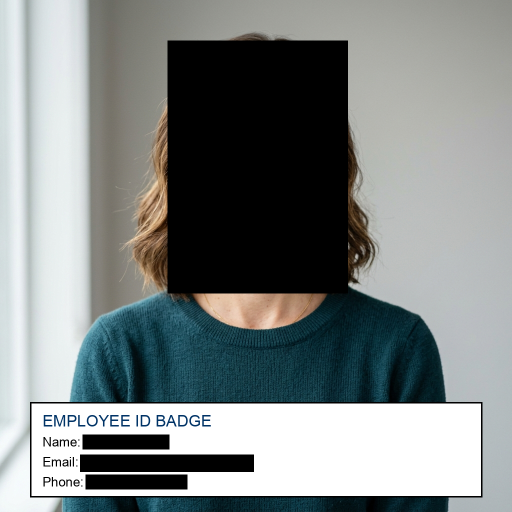
#> input picture face_with_pii_blackbox.png, 1024 x 1024 px (shown at 1/2 size)
$ python -i ocr.py   (imports and definitions only)
#> lines starting #> are read from the running program, lines starting #| are printed output that depends on the picture
#> further down, picture is the input picture: PIL image 1024x1024 RGB; mean R, G, B 128.1, 134.1, 133.7
"""
OCR module — responsible ONLY for extracting text from images via Tesseract.

Privacy guarantee: raw OCR output is NEVER logged.

Preprocessing strategy (multi-variant):
    Dark-background screenshots (e.g. YouTube Studio, VS Code dark theme) produce
    garbled OCR because Tesseract expects dark text on a light background.  This
    module generates several preprocessed variants of each image and picks the one
    that produces the highest-quality OCR result using an objective heuristic
    (ratio of recognisable word-like tokens), without ever logging the text itself.
"""

from __future__ import annotations

import logging
import os
import shutil
from dataclasses import dataclass, field
from typing import List, Tuple

from PIL import Image, ImageEnhance, ImageFilter, ImageOps
import pytesseract

logger = logging.getLogger(__name__)


# ---------------------------------------------------------------------------
# Public OCR Data Structures
# ---------------------------------------------------------------------------

@dataclass
class OCRWord:
    """Bounding box and line location of an OCR word with character offsets."""
    text: str
    left: int
    top: int
    width: int
    height: int
    line_num: int
    block_num: int = 0
    start: int = 0
    end: int = 0


@dataclass
class OCRResult:
    """Structured OCR result containing full text and word-level bounding boxes."""
    text: str
    words: List[OCRWord] = field(default_factory=list)


# ---------------------------------------------------------------------------
# Tesseract binary auto-discovery (Windows fallback)
# ---------------------------------------------------------------------------

# [13 lines not run here, left out]


# ---------------------------------------------------------------------------
# Internal helpers — image analysis
# ---------------------------------------------------------------------------

# [23 lines left out: function _is_dark_background, not called in this run]


# ---------------------------------------------------------------------------
# Internal helpers — image transforms
# ---------------------------------------------------------------------------

def _to_rgb(image: Image.Image) -> Image.Image:
    """Normalise any image mode to RGB (handles L, RGBA, P, CMYK …)."""
    if image.mode != "RGB":
        image = image.convert("RGB")
    return image


def _to_grayscale(image: Image.Image) -> Image.Image:
    """Convert to grayscale (mode L)."""
    return image.convert("L")
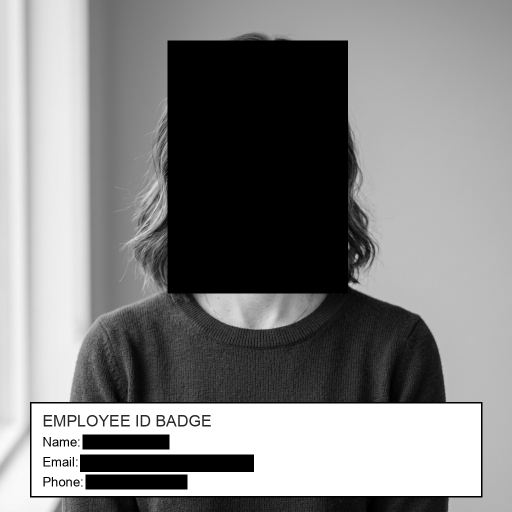
#> returned value: PIL image 1024x1024 L (shown at 1/2 size); min 0, max 255, mean 132.2
#> in _build_variants, `v1 = ImageOps.invert(v0.copy())`:
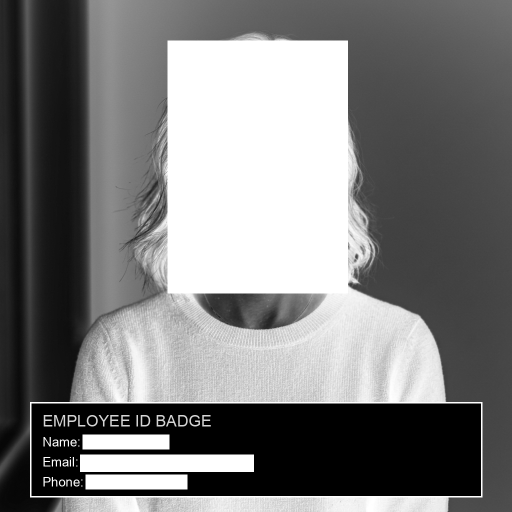
#> v1: PIL image 1024x1024 L (shown at 1/2 size); min 0, max 255, mean 122.8


def _smart_upscale(image: Image.Image, min_long_edge: int = 1500) -> Image.Image:
    """
    Upscale so the *long edge* is at least *min_long_edge* pixels.

    Using the long edge (rather than width only) correctly handles portrait
    screenshots and square crops.  LANCZOS gives the sharpest upscale.
    """
#> called with min_long_edge = 1500
    w, h = image.size
#> w = 1024; h = 1024
    long_edge = max(w, h)
#> long_edge = 1024
    if long_edge < min_long_edge:
        scale = min_long_edge / long_edge
#> scale = 1.46
        new_size = (int(w * scale), int(h * scale))
#> new_size = (1500, 1500)
        image = image.resize(new_size, Image.LANCZOS)
        logger.debug(
            "Upscaled image from %dx%d to %dx%d (long-edge rule)",
            w, h, *new_size,
        )
    return image


# [13 lines left out: function _upscale_if_small, not called in this run]


def _enhance_contrast(image: Image.Image, factor: float = 1.5) -> Image.Image:
    """Boost contrast to help OCR separate text from background."""
#> called with factor = 1.5
    enhancer = ImageEnhance.Contrast(image)
    return enhancer.enhance(factor)
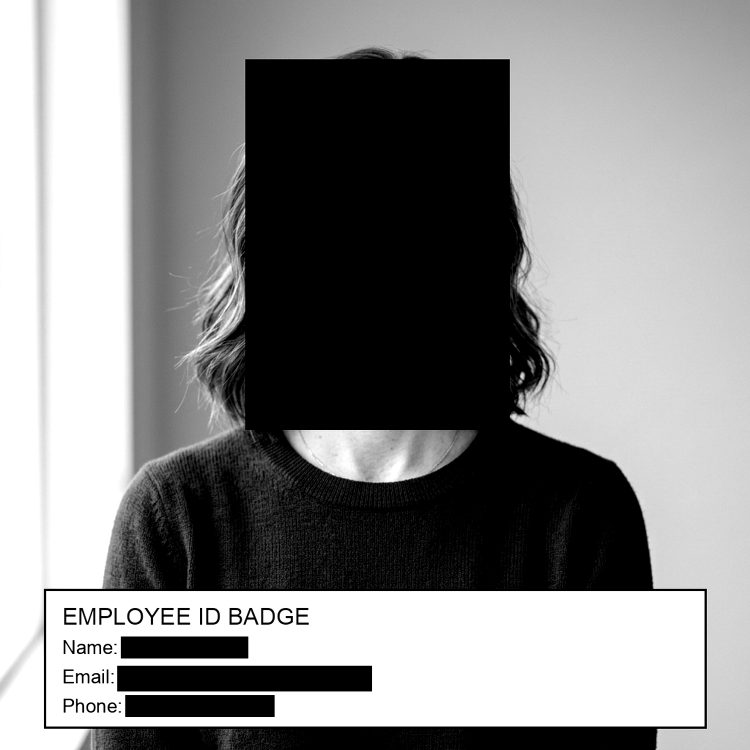
#> returned value: PIL image 1500x1500 L (shown at 1/2 size); min 0, max 255, mean 136.8


def _sharpen(image: Image.Image) -> Image.Image:
    """Apply a mild sharpening filter."""
    return image.filter(ImageFilter.SHARPEN)


# ---------------------------------------------------------------------------
# preprocess_image — public single-image pipeline (used by tests & fallback)
# ---------------------------------------------------------------------------

# [24 lines left out: function preprocess_image, not called in this run]


# ---------------------------------------------------------------------------
# Multi-variant candidate generation
# ---------------------------------------------------------------------------

def _build_variants(image: Image.Image) -> List[Image.Image]:
    """
    Return up to 4 preprocessed grayscale candidates.

    Variant 0 — plain grayscale (good for clean light-background images)
    Variant 1 — grayscale + invert (good for dark-background / UI screenshots)
    Variant 2 — upscaled + contrast (good for small / low-res images)
    Variant 3 — upscaled + invert + contrast (dark + small combined)
    """
    rgb = _to_rgb(image)

    v0 = _to_grayscale(rgb)
    v1 = ImageOps.invert(v0.copy())

    v2_base = _smart_upscale(_to_grayscale(rgb.copy()))
    v2 = _sharpen(_enhance_contrast(v2_base.copy(), factor=1.5))
    v3 = _sharpen(_enhance_contrast(ImageOps.invert(v2_base.copy()), factor=1.5))
#> call 2 of _enhance_contrast, with factor = 1.5
#> in _enhance_contrast (call 2), `return enhancer.enhance(factor)`:
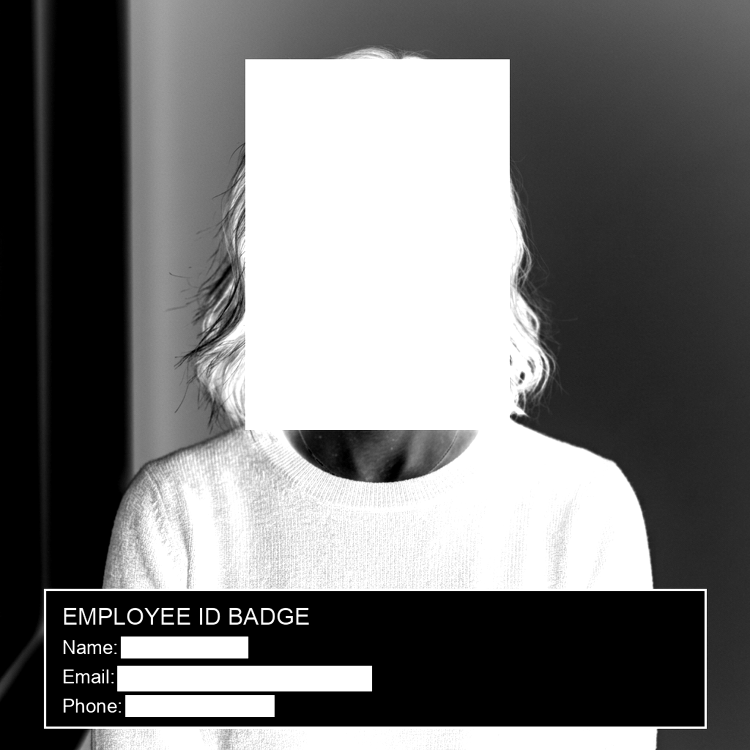
#> returned value: PIL image 1500x1500 L (shown at 1/2 size); min 0, max 255, mean 117.9

    return [v0, v1, v2, v3]


# ---------------------------------------------------------------------------
# OCR quality heuristic
# ---------------------------------------------------------------------------

# [30 lines left out: function _ocr_quality_score, not called in this run]


# ---------------------------------------------------------------------------
# Safe single-variant OCR runner
# ---------------------------------------------------------------------------

def _run_ocr(image: Image.Image, config_str: str, lang: str) -> Tuple[str, float]:
    """
    Run Tesseract on *image* and return ``(text, quality_score)``.

    Returns ``("", 0.0)`` on any error so a single bad variant never aborts
    the whole multi-variant process.
    """
    try:
        text: str = pytesseract.image_to_string(image, lang=lang, config=config_str)
        return text, _ocr_quality_score(text)
    except Exception:  # noqa: BLE001
        return "", 0.0


# [71 lines left out: functions _extract_words_and_text, _extract_words, not called in this run]


def extract_ocr_result(
    image: Image.Image,
    preprocess: bool = True,
    lang: str = "eng",
    tesseract_config: str = "--oem 3 --psm 6",
) -> OCRResult:
    """
    Extract text and word-level bounding box data from a PIL Image.

    Returns:
        :class:`OCRResult` containing full text string and structured word positions
        with exact character start and end offsets.
    """
    if not preprocess:
        try:
            raw_text, words = _extract_words_and_text(
                image, lang=lang, config_str=tesseract_config,
            )
            logger.info(
                "OCR (single-pass) completed. Extracted %d characters (content not logged).",
                len(raw_text.strip()),
            )
            return OCRResult(text=raw_text, words=words)
        except pytesseract.TesseractNotFoundError:
            logger.error(
                "Tesseract binary not found. Install Tesseract and ensure it is on PATH."
            )
            raise
        except pytesseract.TesseractError as exc:
            logger.error("Tesseract returned an error (details suppressed for privacy).")
            raise RuntimeError("OCR processing failed.") from exc
        except Exception as exc:  # noqa: BLE001
            logger.error("Unexpected error during OCR (details suppressed for privacy).")
            raise RuntimeError("OCR processing failed unexpectedly.") from exc

    # ── Multi-variant path ────────────────────────────────────────────────────
    _PSM_CONFIGS = [
        "--oem 3 --psm 11",  # sparse text — best for UI screenshots
        "--oem 3 --psm 6",   # uniform block of text
    ]
    _VARIANT_LABELS = [
        "gray",
        "gray+inv",
        "upscale+contrast",
        "upscale+inv+contrast",
    ]

    try:
        variants = _build_variants(image)
#> variants = 4 items
    except pytesseract.TesseractNotFoundError:
        logger.error(
            "Tesseract binary not found. Install Tesseract and ensure it is on PATH."
        )
        raise
    except Exception as exc:  # noqa: BLE001
        logger.error("Failed to build image variants (details suppressed for privacy).")
        raise RuntimeError("OCR preprocessing failed.") from exc

    best_score: float = -1.0
    best_label: str = "none"
    best_variant_img: Image.Image = image
    best_cfg: str = tesseract_config

    for vi, variant_img in enumerate(variants):
        for cfg in _PSM_CONFIGS:
            psm_num = cfg.split("--psm ")[-1].strip()
            label = f"v{vi}({_VARIANT_LABELS[vi]})+psm{psm_num}"
            text, score = _run_ocr(variant_img, cfg, lang)
            if score > best_score:
                best_score = score
                best_label = label
                best_variant_img = variant_img
                best_cfg = cfg
#> this loop made 1 pass
#> vi on pass 1: 0
#> after the loop, best_cfg = '--oem 3 --psm 6'; best_label = 'none'; best_score = -1

    # If every variant scored 0, fall back to the standard preprocess_image path
    if best_score <= 0.0:
        fallback_img = preprocess_image(image)
        best_variant_img = fallback_img
        best_cfg = tesseract_config
        best_label = "fallback(preprocess_image)"

    # Extract words and synchronized text from the winning variant in a single pass
    best_text, words = _extract_words_and_text(best_variant_img, lang=lang, config_str=best_cfg)

    # ── Coordinate normalisation ──────────────────────────────────────────────
    # _extract_words_and_text returns pixel coordinates in the space of best_variant_img,
    # which may have been upscaled relative to the original *image*. Divide bounding-box
    # values by the scale factor while preserving exact text offsets (start, end).
    orig_w, orig_h = image.size
    var_w, var_h = best_variant_img.size
    if var_w != orig_w or var_h != orig_h:
        scale_x = orig_w / var_w
        scale_y = orig_h / var_h
        words = [
            OCRWord(
                text=w.text,
                left=round(w.left * scale_x),
                top=round(w.top * scale_y),
                width=max(1, round(w.width * scale_x)),
                height=max(1, round(w.height * scale_y)),
                line_num=w.line_num,
                block_num=w.block_num,
                start=w.start,
                end=w.end,
            )
            for w in words
        ]
        logger.debug(
            "Scaled OCR word coordinates from variant size %dx%d back to original %dx%d.",
            var_w, var_h, orig_w, orig_h,
        )

    logger.info(
        "OCR (multi-variant) completed. Winner: %s | quality=%.3f | chars=%d | words_found=%d.",
        best_label,
        max(best_score, 0.0),
        len(best_text.strip()),
        len(words),
    )
    return OCRResult(text=best_text, words=words)


# [15 lines left out: function extract_text_from_image, not called in this run]

>>> from PIL import Image
>>> picture = Image.open('../face_with_pii_blackbox.png')
#> (the run stopped early here; a loop or call above may not have finished)
